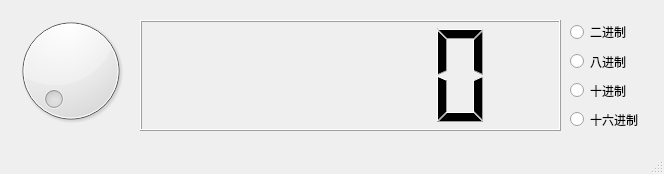
<?xml version="1.0" encoding="UTF-8"?>
<ui version="4.0">
 <class>MainWindow</class>
 <widget class="QMainWindow" name="MainWindow">
  <property name="geometry">
   <rect>
    <x>0</x>
    <y>0</y>
    <width>664</width>
    <height>174</height>
   </rect>
  </property>
  <property name="windowTitle">
   <string>MainWindow</string>
  </property>
  <widget class="QWidget" name="centralwidget">
   <widget class="QDial" name="dial">
    <property name="geometry">
     <rect>
      <x>10</x>
      <y>10</y>
      <width>121</width>
      <height>121</height>
     </rect>
    </property>
    <property name="maximum">
     <number>300</number>
    </property>
   </widget>
   <widget class="QLCDNumber" name="lcdNumber">
    <property name="geometry">
     <rect>
      <x>140</x>
      <y>20</y>
      <width>421</width>
      <height>111</height>
     </rect>
    </property>
   </widget>
   <widget class="QWidget" name="verticalLayoutWidget">
    <property name="geometry">
     <rect>
      <x>570</x>
      <y>20</y>
      <width>71</width>
      <height>111</height>
     </rect>
    </property>
    <layout class="QVBoxLayout" name="verticalLayout">
     <item>
      <widget class="QRadioButton" name="radioButton_2">
       <property name="text">
        <string>二进制</string>
       </property>
      </widget>
     </item>
     <item>
      <widget class="QRadioButton" name="radioButton_8">
       <property name="text">
        <string>八进制</string>
       </property>
      </widget>
     </item>
     <item>
      <widget class="QRadioButton" name="radioButton_10">
       <property name="text">
        <string>十进制</string>
       </property>
      </widget>
     </item>
     <item>
      <widget class="QRadioButton" name="radioButton_16">
       <property name="text">
        <string>十六进制</string>
       </property>
      </widget>
     </item>
    </layout>
   </widget>
  </widget>
  <widget class="QMenuBar" name="menubar">
   <property name="geometry">
    <rect>
     <x>0</x>
     <y>0</y>
     <width>664</width>
     <height>21</height>
    </rect>
   </property>
  </widget>
  <widget class="QStatusBar" name="statusbar"/>
 </widget>
 <resources/>
 <connections/>
</ui>
